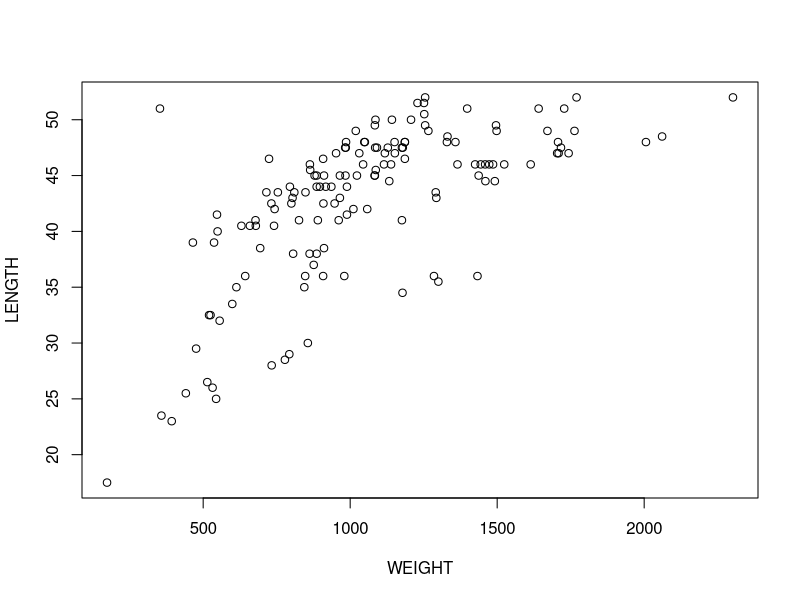

Recreate this plot in R. (Note: this script raises an error after producing the figure.)
##Task 1
getwd()

##Task 2
ddt <- read.csv("DDT.csv")

#First six lines
head(ddt)

##Task 3
#Variable in DDT
names(ddt)

#How many qualitative variables are in DDT?
2

#How many quantitative variables are in DDT?
4

with(ddt, table(SPECIES))

#How many species are in the ddt data set?
3

#Subset the ddt data set so that we see only the observations with SPECIES, LMBASS and WEIGHT bigger than 800gms
with(ddt, ddt[SPECIES=="LMBASS" & WEIGHT>800,])

#Subset the ddt data set so that we see only those observations where the RIVER is SCM and DDT bigger than 4.0
with(ddt, ddt[RIVER=="SCM" & DDT>4.0,])

##Task 4
summary(ddt)

#Find the mean length of fish in the ddt data frame
mean(ddt$LENGTH)

#What is the standard deviation of the weight of fish in the ddt data frame?
sd(ddt$WEIGHT)

#Is this the plot of LENGTH vs WEIGHT from the ddt data frame?
plot(data=ddt, LENGTH~WEIGHT)

No
#If v=1:20 what is the last value of v/20?
v = 1:20

v[20] / 20

##Task 5
#Make a table of the rivers.
riv = with(ddt, table(RIVER))

riv

#Make a color coded barplot of the rivers
barplot(riv, col=rainbow(4))

#Make a table of the rivers crossed with the species of fish
spriv = with(ddt, table(SPECIES, RIVER))

spriv

#Make a barplot of the rivers crossed with the species of fish.
barplot(spriv)

##Task 6
#Make a pie chart of Fish SPECIES
pie(with(ddt, table(SPECIES)))

#Make a pie chart of RIVERS
pie(riv)

##Task 7
#Make a boxplot of the variable DDT

#Make a boxplot of the variable WEIGHT

#Make a boxplot of the variable LENGTH

layout(matrix(c(1,2,3),nr=1,nc=3))# 1 row 3 cols
layout.show(3)
with(ddt, boxplot(DDT, ylab="DDT", col="Blue", notch=TRUE))
with(ddt, boxplot(WEIGHT, ylab="WEIGHT", col="Green", notch=TRUE))
with(ddt, boxplot(LENGTH, ylab="LENGTH", col="Red", notch=TRUE))

##Task 8
#Make a coplot of LENGTH Vs WEIGHT given RIVER
coplot(LENGTH~WEIGHT|RIVER, data=ddt)

#Make a coplot of DDT Vs WEIGHT given SPECIES
coplot(DDT~WEIGHT|SPECIES, data=ddt)
##Task 9
library(dplyr)
library(ggplot2)

ggplot(data = ddt, aes(x = SPECIES, y = WEIGHT, fill=RIVER)) + geom_boxplot() + ggtitle("Lucas Ho")

ggplot(data=ddt, aes(x = RIVER, y = LENGTH, fill=SPECIES)) + geom_violin() + ggtitle("Lucas Ho")

ggplot(data=ddt, aes(x=WEIGHT, y=LENGTH, fill=SPECIES)) + geom_point() + ggtitle("Lucas Ho")
